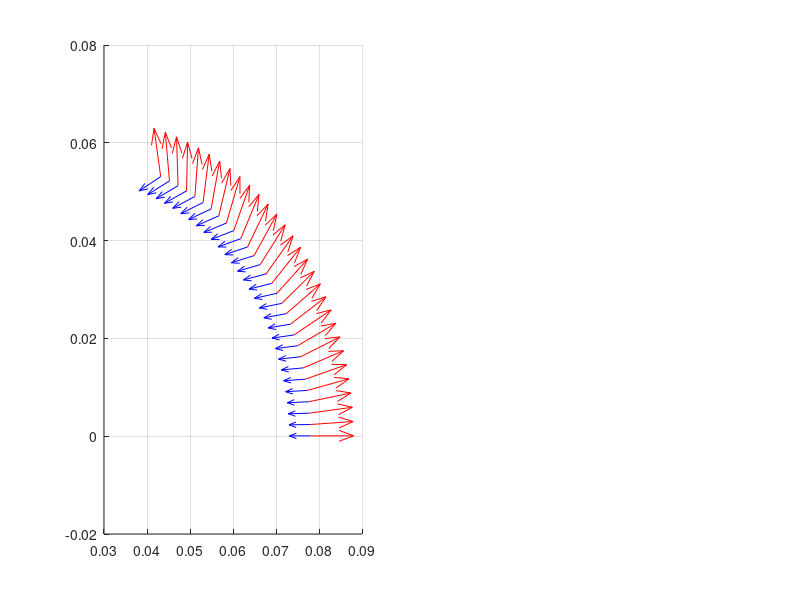

The MATLAB script that drew this image: (Note: this script raises an error after producing the figure.)
% Implementing the large deflection cantilever model for combined
% moment and force loading taken from "A LOAD INDEPENDENT
% PSEUDO-RIGID-BODY 3R MODEL FOR DETERMINING LARGE DEFLECTION OF
% BEAMS IN COMPLIANT MECHANISMS" chapter 3

% Setup
clear all
clc
clf

% Constants
c = 0.29;  % Antenna width [m]
N = 30;  % Num iterations

% Inputs
F = linspace(0.01, 10, N);    % Force applied by winch only [N], load index valid for F > 0
M = F .* c/2;                % Moment applied by winch only [Nm]
phi = linspace(deg2rad(100), deg2rad(170), N);  % Force angle (rad)

% Constants
earth_g = 9.81;           % m/s^2
antenna_mass = 5;         % kg
L = 0.078;                % Length
Y = 570e6;                % Yield stress
E = 210e9;                % Young's modulus
t = 0.01 * 0.0254;       % thickness
I = c*t^3/12;             % Inertia
alpha = F.*L^2./(2*E*I);  % Tip Angle due to force only
beta = M.*L./(E*I);       % Tip angle due to moment only
theta_0 = alpha + beta;   % Overall tip angle
rho = beta./2./alpha;     % load ratio
K = beta.^2./4./alpha;    % load index
s = 0.0001;                 % Quiver scaling factor (just for looks)

%% Update applied force and moment with weight of antenna
% New angle phi will be linear combo of original phi and pi based on their
% associated force magnitudes
phi = (pi * (antenna_mass * earth_g) + phi .* F) ./ sqrt(F.^2 + (antenna_mass * earth_g)^2);
% New applied force will be the vector addition of the original force and
% the weight of the antenna
F = sqrt((F.*cos(pi-phi) + (antenna_mass * earth_g)).^2 + (F.*sin(pi-phi)).^2);
% New applied moment is calculated from the new applied force
M = F .* c/2;

% Calculated below
stress = zeros(size(F));  % max stress (located at fixed end) for each iteration
safety_factor = zeros(size(F));
a = zeros(size(F));  % horizontal tip position
b = zeros(size(F));  % vertical tip position
alpha_sus = zeros(size(F));  % another way of calculating alpha

%% Main calc loop
figure(100);
for i = 1:N
    % Integrals in Eq9 and Eq10
    integral1 = @(x) 1     ./sqrt(cos(theta_0(i) - phi(i)) - cos(x - phi(i)) + K(i));
    integral2 = @(x) cos(x)./sqrt(cos(theta_0(i) - phi(i)) - cos(x - phi(i)) + K(i));
    integral3 = @(x) sin(x)./sqrt(cos(theta_0(i) - phi(i)) - cos(x - phi(i)) + K(i));

    % tip location
    alpha_sus(i) = (1/2 * integral(integral1, 0, theta_0(i)))^2;  % tip angle due to force only
    a(i) = L/2/sqrt(alpha_sus(i)) * integral(integral2, 0, theta_0(i));  % horizontal deflection of tip
    b(i) = L/2/sqrt(alpha_sus(i)) * integral(integral3, 0, theta_0(i));  % vertical deflection of tip
    
    % stress
    stress(i) = E*t/2/L*(beta(i) + 2*alpha_sus(i)*(a(i)/L*sin(phi(i)) - b(i)/L*cos(phi(i))));
    safety_factor(i) = Y / stress(i);
    
    % Plot results
    subplot(1, 2, 1);
    hold on;
    quiver(a(i), b(i), cos(theta_0(i)), sin(theta_0(i)), s*100, 'color', [1 0 0]);
    hold on;
    quiver(a(i), b(i), cos(phi(i)), sin(phi(i)), s*F(i), 'color', [0 0 1]);
    grid on;
end

%% Plot remaining results
sgtitle("Force+Moment Model: L = " + L + "m, b = " + c + "m, t = " + t*1000 + "mm");

subplot(1, 2, 1);
title('Tip Trajectory (black: tip position, red: tip angle, blue: force direction)');
xlabel('X Position (m)');
ylabel('Y Position (m)');
plot(a, b, 'k.', 'MarkerSize', 20)

subplot(1, 2, 2);
plot([1:1:N], safety_factor, 'g.-', 'MarkerSize', 15);
grid on;
title(sprintf('Safety Factor and Applied Force/Moment vs Iteration, Min(Safety Factor) = %.2f', min(safety_factor)));
ylabel('Safety Factor')
xlabel('Tip Angle (rad)')

yyaxis right
plot([1:1:N], M, 'b.-', 'MarkerSize', 15)
hold on
plot([1:1:N], F, 'r.-', 'MarkerSize', 15)
ylabel('Force (N) or Moment (Nm)')
xlabel('Iter')
grid on

legend('Safety Factor', 'Applied Moment', 'Applied Force')
%% Debug
% Why do the two ways of calculating alpha differ?
% for i = 1:N
%     % Percent error in alpha maybe
%     abs(alpha_sus(i) - alpha(i)) / alpha_sus(i)
% end
